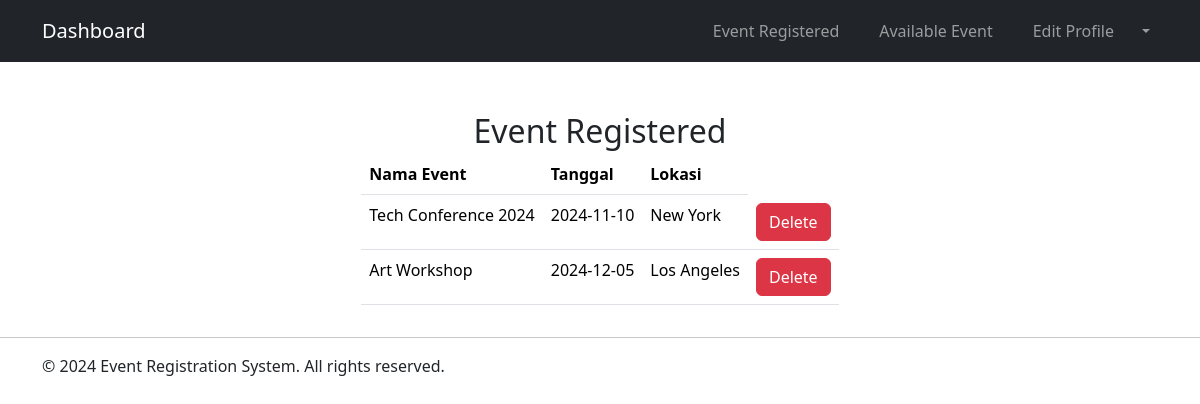
The app's page /user/event_registered.php (signed in) with its own data.
### tables this page shows
CREATE TABLE IF NOT EXISTS registrations (
    id INT AUTO_INCREMENT PRIMARY KEY,
    user_id INT NOT NULL,
    event_id INT NOT NULL,
    registration_date TIMESTAMP DEFAULT CURRENT_TIMESTAMP,
    FOREIGN KEY (user_id) REFERENCES users(id) ON DELETE CASCADE,
    FOREIGN KEY (event_id) REFERENCES events(id) ON DELETE CASCADE
);

CREATE TABLE IF NOT EXISTS events (
    id INT AUTO_INCREMENT PRIMARY KEY,
    event_name VARCHAR(255) NOT NULL,
    event_date DATE NOT NULL,
    event_location VARCHAR(255) NOT NULL,
    event_description TEXT NOT NULL,
    event_image VARCHAR(255) NOT NULL,
    max_participants INT NOT NULL,
    created_at TIMESTAMP DEFAULT CURRENT_TIMESTAMP,
    updated_at TIMESTAMP ON UPDATE CURRENT_TIMESTAMP,
    event_status ENUM('open', 'closed', 'canceled') DEFAULT 'open'
);

### user/event_registered.php (the view, shortened to what this page needs)
<?php
require '../database/config.php';
$user_id = $_SESSION['id'];
$sql = "SELECT * FROM registrations
        LEFT JOIN events ON registrations.event_id = events.id
        WHERE registrations.user_id = ?";
$stmt = $conn->prepare($sql);
$stmt->bind_param("i", $user_id);
$stmt->execute();
$result = $stmt->get_result();
require '../includes/header.php';
?>
<body>
  <?php include '../includes/navbar2.php'; ?>
  <br />
  <br />
  <div class = 'd-flex flex-column justify-content-center'>
    <div id="page-head" class="d-flex flex-column justify-content-center align-items-center">
        <h2 class="mt-4 mb-1 p-0">Event Registered</h2>
    </div>
    <div class = 'd-flex justify-content-center'>
      <div>
        <table class="table">
          <tr>
            <th>Nama Event</th>
            <th>Tanggal</th>
            <th>Lokasi</th>
          </tr>
          <?php while ($row = $result->fetch_assoc()) : ?>
          <tr>
            <td><?= $row['event_name'] ?></td>
            <td><?= $row['event_date'] ?></td>
            <td><?= $row['event_location'] ?></td>
            <td>
              <button onclick="alert_box_warning(<?= $row['event_id']?>, '<?= $row['event_name'] ?>')" type='submit' class='btn btn-danger'>
                Delete
              </button>
            </td>
          </tr>
          <?php endwhile; ?>
        </table>
      </div>
    </div>
  </div>
  <hr>
  <?php include '../includes/footer.php'; ?>
</body>

### records on screen
registrations: event.event_name "Tech Conference 2024", event.event_date "2024-11-10", event.event_location "New York"
registrations: event.event_name "Art Workshop", event.event_date "2024-12-05", event.event_location "Los Angeles"
